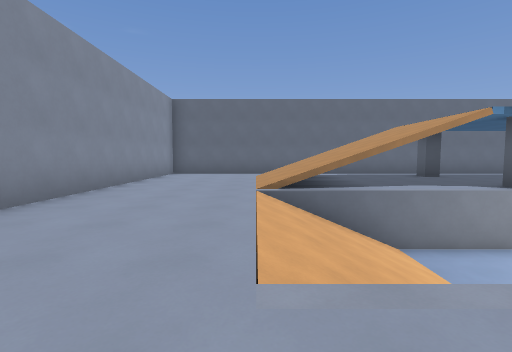
View 1 (above)

20 first-person views from a walk through a Godot game level. The camera is 1.4 m above the floor, tilts 4° down and sees 85° across. The floor is counted in squares, 2 m on a side. Each view is taken from the middle of a square. On the plan, view 1 faces up. The plan holds only what a view shows up to about 9 squares ahead; the rest is blank. The place goes on beyond the plan. Characters and animated objects are not drawn.

View 2
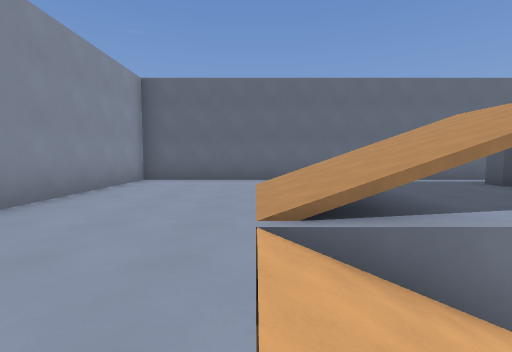

View 3
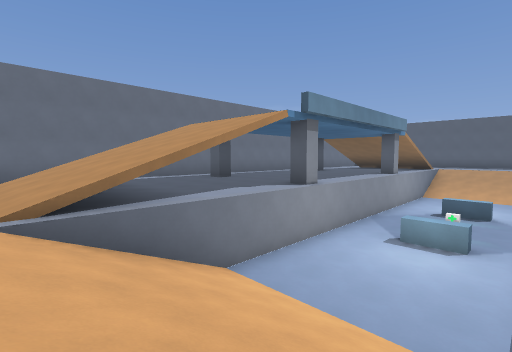

View 4
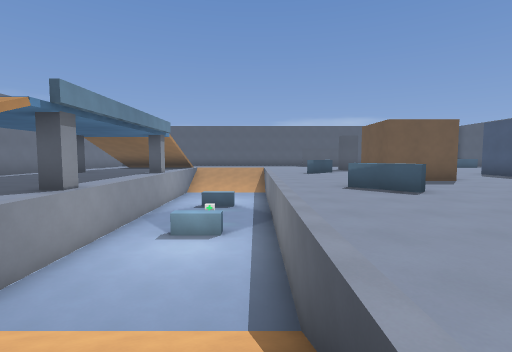

View 5
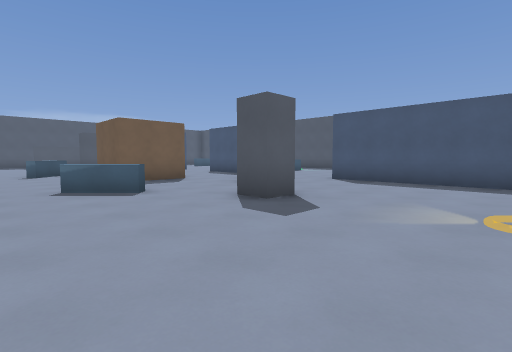

View 6
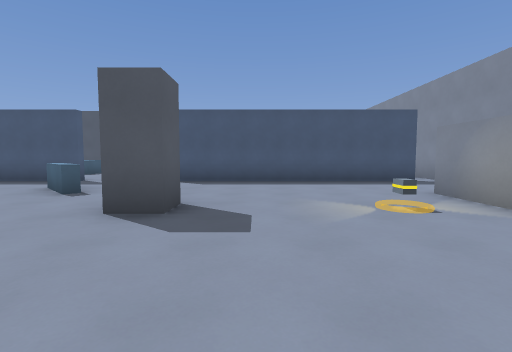

View 7
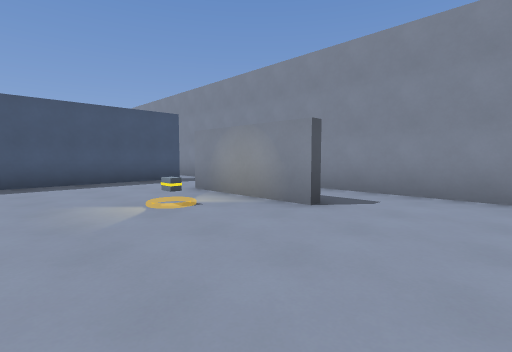

View 8
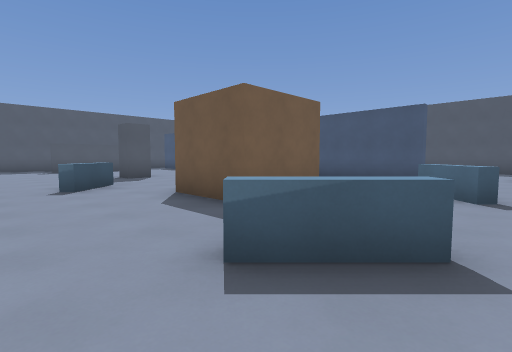

View 9
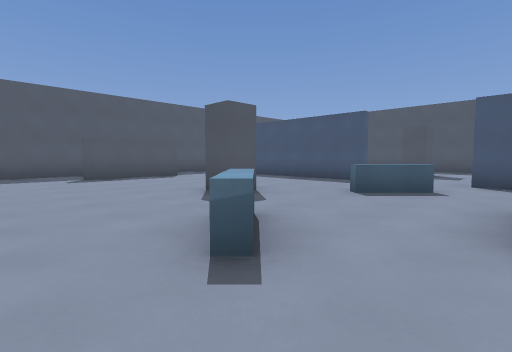

View 10
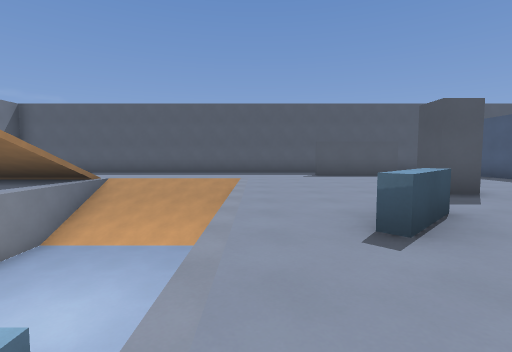

View 11
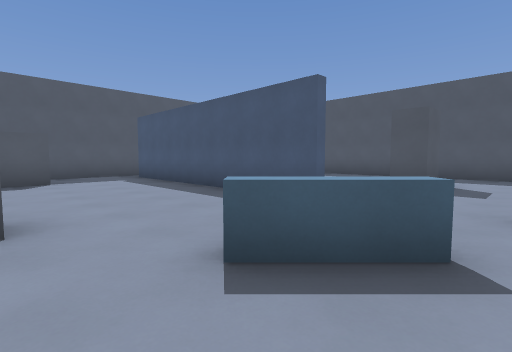

View 12
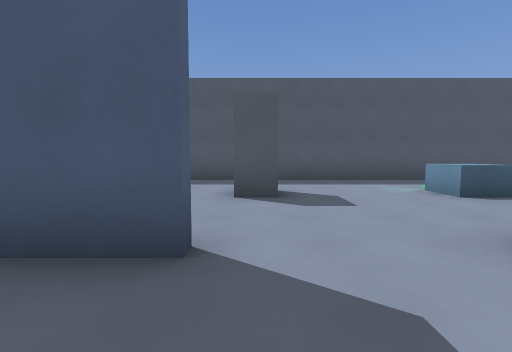

View 13
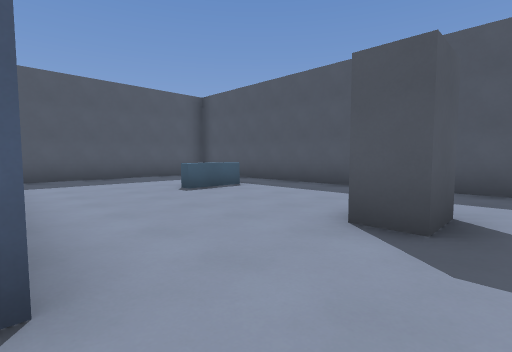

View 14
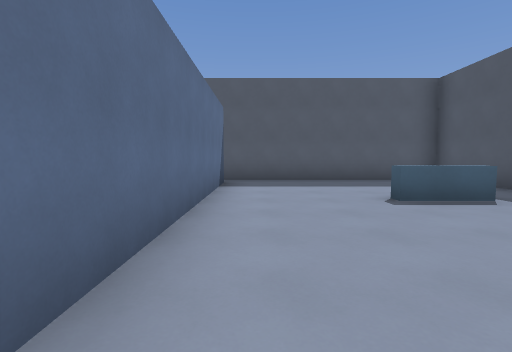

View 15
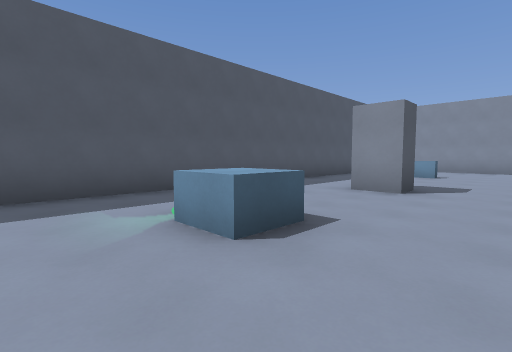

View 16
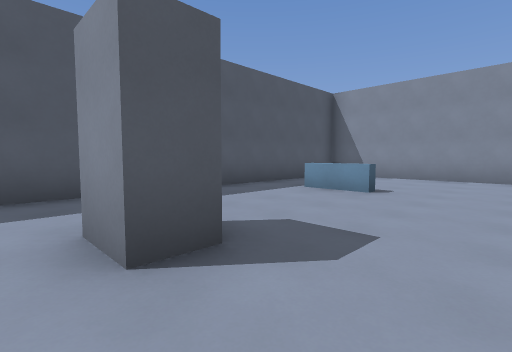

View 17
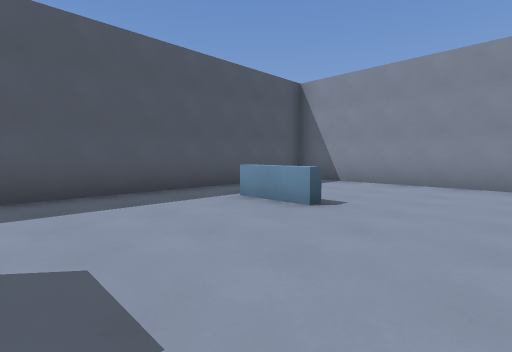

View 18
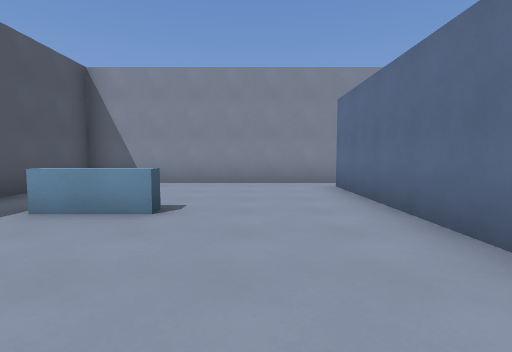

View 19
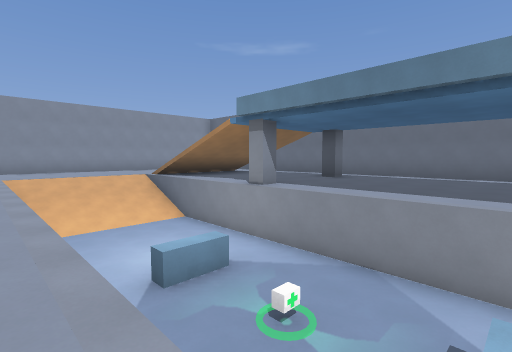

View 20
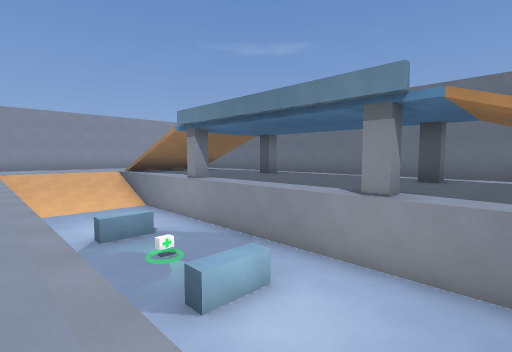

### Floor plan
Key: @ floor where view 1 was taken; # wall or solid block; . main floor; - floor 2.5 m lower than the main floor; / step, stairs or slope; = window, fence, low wall or low ledge; ^ raised ledge; P pillar; A ammo; C crate; O other object.
Columns run from 4 left of view 1 to 22 right of it. Each row starts with its distance up from view 1.
 12 ########  #########
 11 #....   ..........
 10 #...////..P.....P..
  9 #...////...........
  8 #...////...........
  7 #...////...........
  6 #...////..P.....P..////
  5 #...////-----------////
  4 #...////---^---^---////
  3  ...////---^-O-^---////
  2   ..////-----------////
  1 #.......................
  0 #...@.....=.....=.........#
 -1 #.........^.....^.........
 -2 #.#.........###........#
 -3   #.A...#...#  ....#...#
 -4   #.......=.....=......#.
 -5   ........^.....^.........#
 -6   ........................#
 -7 #.#######...####..#######.#
 -8 #.........................#
 -9 #.........................#
-10 #........#...C...#........#
-11 #........... .............#
-12 #..........  ..........  .#
-13 #  ........ ............  #
-14  #########################

Where each view was taken, in squares from view 1:
view 1: 0 up, 0 right, facing up
view 2: 3 up, 0 right, facing up
view 3: 2 up, 0 right, facing up-right
view 4: 2 up, 0 right, facing right
view 5: 1 up, 0 right, facing down-right
view 6: 1 up, 2 right, facing down
view 7: 1 up, 2 right, facing down-left
view 8: 1 up, 5 right, facing down-right
view 9: 1 up, 10 right, facing down-right
view 10: 1 up, 9 right, facing right
view 11: 3 down, 11 right, facing down-right
view 12: 5 down, 13 right, facing down
view 13: 7 down, 12 right, facing down-right
view 14: 8 down, 13 right, facing right
view 15: 8 down, 11 right, facing down-left
view 16: 8 down, 6 right, facing down-left
view 17: 8 down, 4 right, facing down-left
view 18: 9 down, 4 right, facing left
view 19: 1 up, 11 right, facing up-left
view 20: 1 up, 14 right, facing up-left
